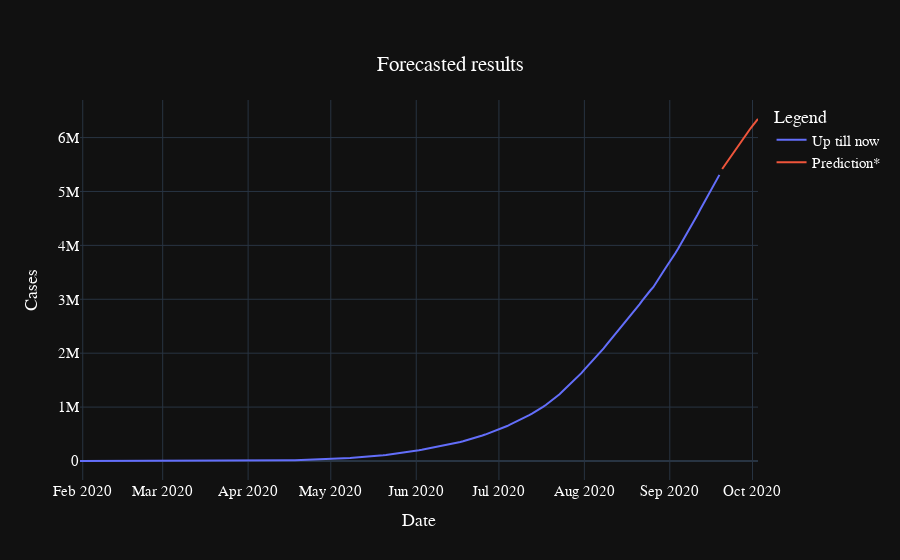

This figure's notebook cell:
### Code cell
plot_forecast(data,ftr2)

### Figure 1 — Plotly figure (JSON) as saved in the notebook; plotly's stock layout.template omitted (floating-point values rounded to 4 significant figures; data arrays with more than 128 entries replaced by an {"elided": "..."} marker saying what was removed)
{"data": [{"mode": "lines", "name": "Up till now ", "type": "scatter", "x": {"elided": "233 str values"}, "y": {"elided": "233 int values"}}, {"mode": "lines", "name": "Prediction*", "type": "scatter", "x": ["2020-09-20T00:00:00", "2020-09-21T00:00:00", "2020-09-22T00:00:00", "2020-09-23T00:00:00", "2020-09-24T00:00:00", "2020-09-25T00:00:00", "2020-09-26T00:00:00", "2020-09-27T00:00:00", "2020-09-28T00:00:00", "2020-09-29T00:00:00", "2020-09-30T00:00:00", "2020-10-01T00:00:00", "2020-10-02T00:00:00", "2020-10-03T00:00:00"], "y": [5417000.0, 5492000.0, 5567000.0, 5644000.0, 5722000.0, 5796000.0, 5873000.0, 5947000.0, 6013000.0, 6080000.0, 6150000.0, 6217000.0, 6279000.0, 6344000.0]}], "layout": {"font": {"color": "white", "family": "Arial", "size": 15}, "legend": {"title": {"text": "Legend "}}, "title": {"text": "Forecasted results", "x": 0.5, "xanchor": "center", "y": 0.9, "yanchor": "top"}, "xaxis": {"title": {"text": "Date"}}, "yaxis": {"title": {"text": "Cases"}}}}
